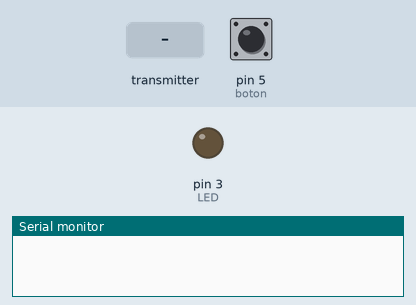
Recording of a sketch running on a simulated Arduino Uno, built with avr-gcc and run on an emulated ATmega328P. Shown: output pins drawn as LEDs (lit = HIGH), the last lines printed to the serial monitor. Inputs (shaded band) come from the test bench; at power-on: pin 5 (boton) HIGH. No radio packets arrive unless stated.

Above: at 1.2 s.
1.3 s: pin 5 (boton) pulled LOW for 0.15 s
At 2.5 s:
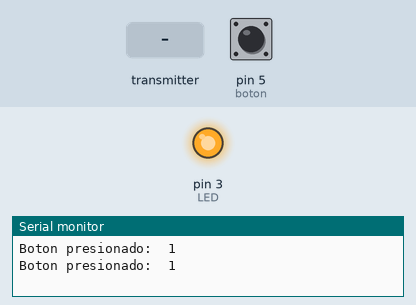
2.9 s: the transmitter starts sending apagarLamparas = 0
At 3.6 s:
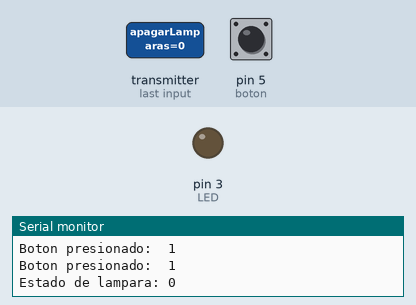
4.4 s: pin 5 (boton) pulled LOW for 3.2 s
At 4.8 s:
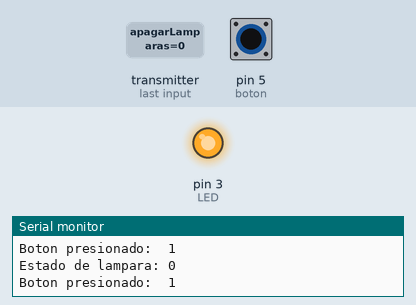
Timing chart, 0 to 9.2 s (numbered marks = the images above; inputs shaded):
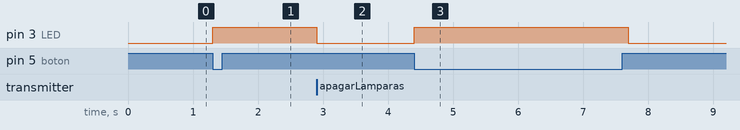

Measured:
- after the input at 1.3 s, pin 3 (LED): LOW → HIGH at once
- after the input at 2.9 s, pin 3 (LED): HIGH → LOW at once
- after the input at 4.4 s, pin 3 (LED): LOW → HIGH at once, → LOW 3.3 s later

The sketch:

boton_enfermera_r.ino
```cpp
#include <SPI.h>
#include <nRF24L01.h>
#include <RF24.h>

const uint64_t pipeOut = 0xE8E8F0F0E2LL;
const uint64_t pipeIn = 0xE8E8F0F0E1LL;
const byte addresses[][6] = {"00001", "00002"};
RF24 radio(9, 10); // select  CSN and CE  pins
struct MyData {
  int apagarLamparas;
  int alertaEnfermera ;
};
int boton = 5;
int LED = 3;
int alertaEnfermera = 1;
MyData data;

void setup()
{
  pinMode(LED,OUTPUT);
  pinMode(boton,INPUT_PULLUP);
  digitalWrite(LED, LOW);

  Serial.begin(9600);
  radio.begin();
  radio.setAutoAck(false);
  radio.setDataRate(RF24_250KBPS);
  radio.openReadingPipe(1,pipeIn);
  radio.openWritingPipe(pipeOut);
  radio.startListening();
}

/******Reset the received data to 0 if connection is lost******/
unsigned long lastRecvTime = 0;
void recvData()
{
  while ( radio.available() )
  {
    radio.read(&data, sizeof(MyData));
    lastRecvTime = millis(); //here we receive the data
    if(data.apagarLamparas == 0 && digitalRead(LED) == HIGH){
    Serial.print("Estado de lampara: "); Serial.println(data.apagarLamparas);
    digitalWrite(LED,data.apagarLamparas);
    }
  }
}
/**************************************************************/

void loop()
{
recvData();

if(digitalRead(boton) == LOW){
    radio.stopListening();
    //delay(100);
    data.alertaEnfermera = alertaEnfermera;
    digitalWrite(LED, HIGH);
    radio.write(&data, sizeof(MyData));
    Serial.print("Boton presionado:  "); Serial.println(data.alertaEnfermera);
    delay(100);
    radio.startListening();
}


}
```
